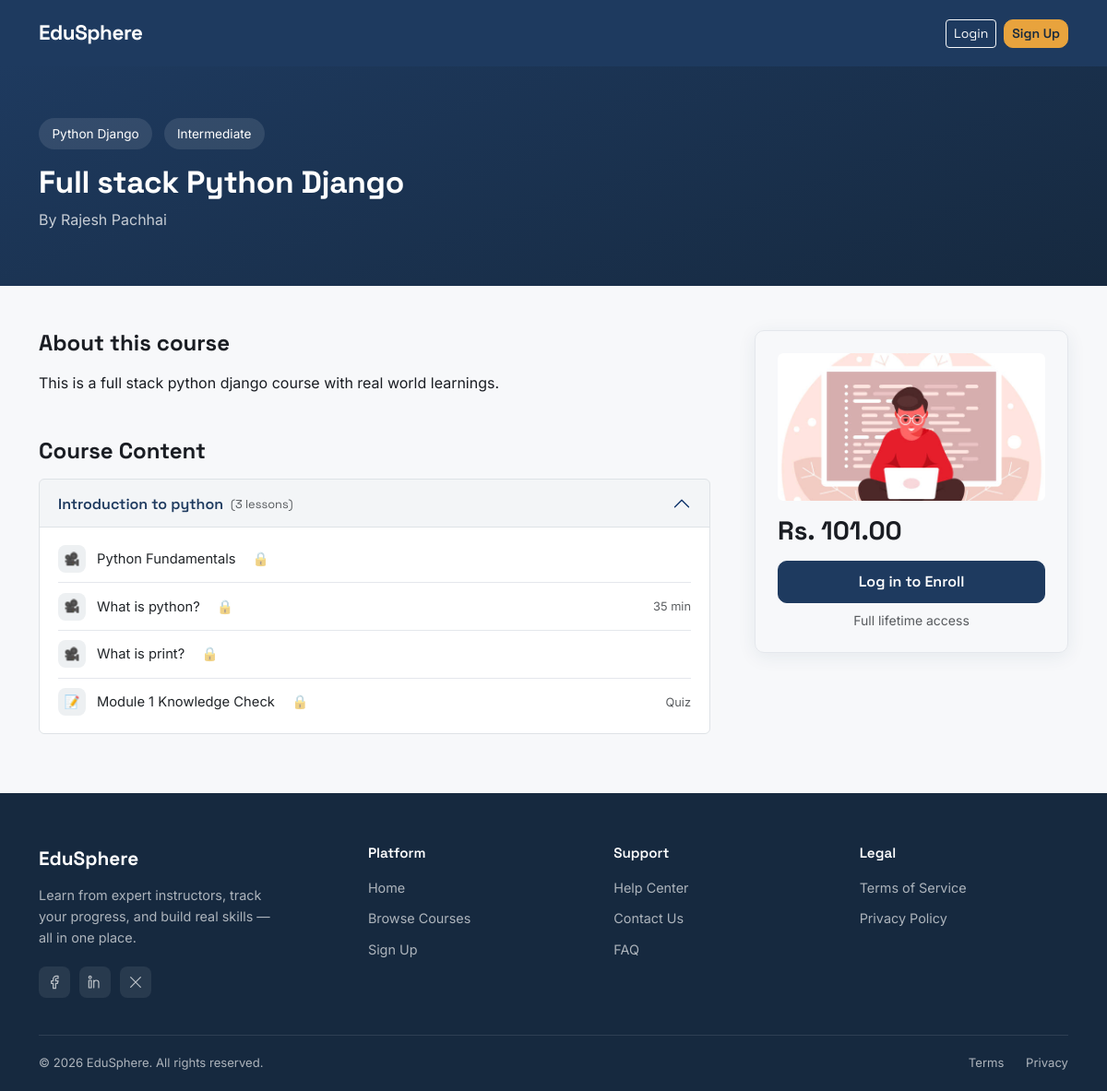
Before: /courses/full-stack-python-django/ with the older database file.
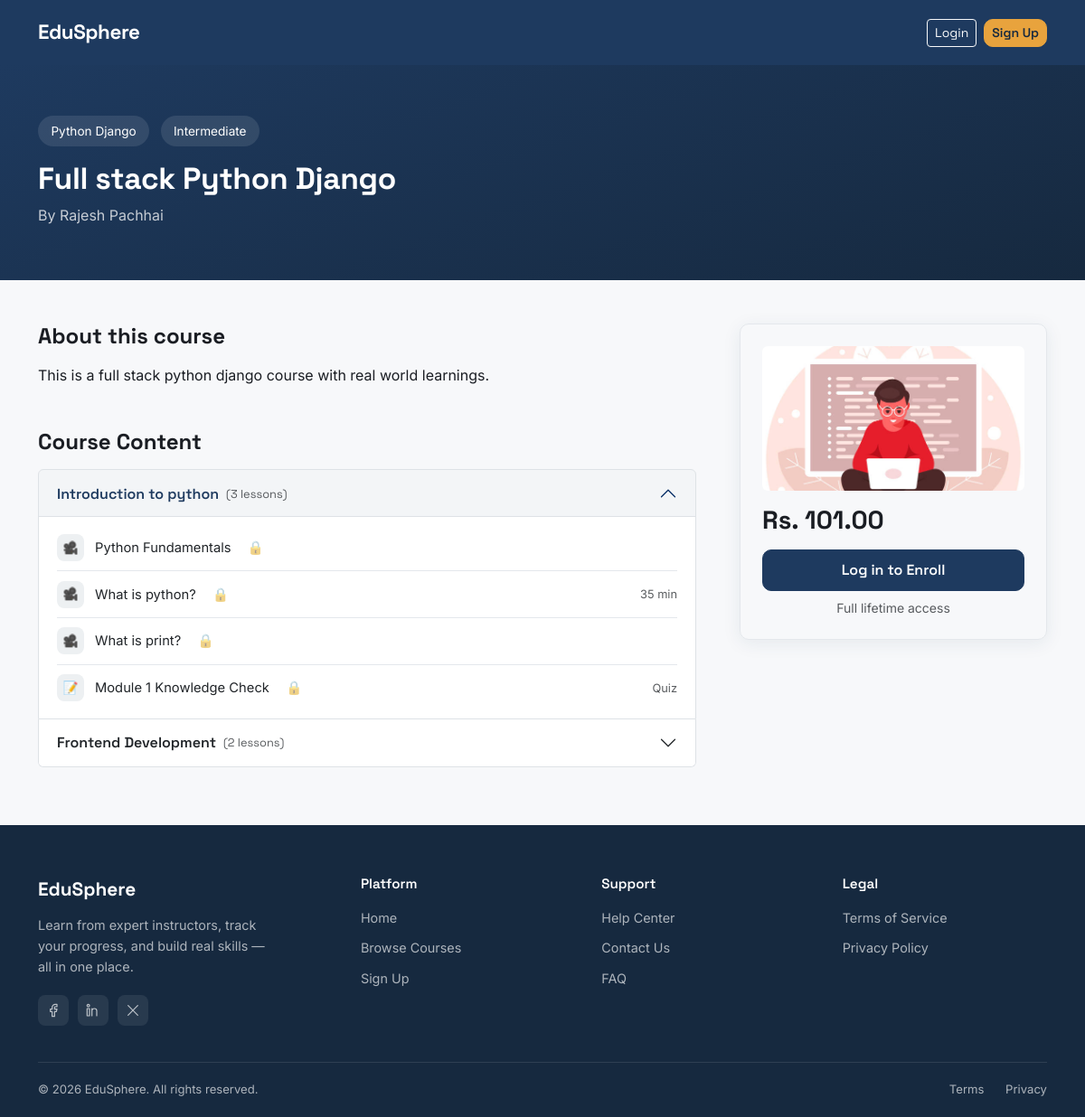
After: the same page with the newer database file.
### courses/models.py (models this page shows, shortened)
class Module(models.Model):
    course = models.ForeignKey(Course, on_delete=models.CASCADE, related_name="modules")
    title = models.CharField(max_length=200)
    order = models.PositiveIntegerField(default=0)
    class Meta:
        ordering = ['order']

class Lesson(models.Model):
    class ContentType(models.TextChoices):
        VIDEO = "video", "Video"
        PDF = "pdf", "PDF"
        TEXT = "text", "Text"
    module = models.ForeignKey(Module, on_delete=models.CASCADE, related_name="lessons")
    title = models.CharField(max_length=200)
    content_type = models.CharField(max_length=10, choices=ContentType.choices, default=ContentType.VIDEO)
    video_url = models.URLField(blank=True, help_text="YouTube or Vimeo embed link")
    pdf_file = models.FileField(upload_to="lesson_pdfs/", blank=True, null=True)
    text_content = models.TextField(blank=True)
    order = models.PositiveIntegerField(default=0)
    duration_minutes = models.PositiveIntegerField(default=0, help_text="Estimated time to complete")
    class Meta:
        ordering = ['order']

### quizzes/models.py (models this page shows, shortened)
class Quiz(models.Model):
    module = models.OneToOneField(
        Module,
        on_delete=models.CASCADE,
        related_name='quiz'
    )
    title = models.CharField(max_length=200)
    instructions = models.TextField(blank=True)
    passing_score = models.PositiveIntegerField(
        default=70,
        help_text="Minimum percentage required to pass"
    )
    created_at = models.DateTimeField(auto_now_add=True)
    class Meta:
        ordering = ['module']

### courses/views.py (the view)
# urls.py: path('<slug:slug>/', views.CourseDetailView.as_view(), name='course_detail'),
class CourseDetailView(DetailView):
    model = Course
    template_name = 'courses/course_detail.html'
    context_object_name = 'course'
    slug_field = 'slug'
    slug_url_kwarg = 'slug'
    def get_context_data(self, **kwargs):
        context = super().get_context_data(**kwargs)
        user = self.request.user
        is_enrolled = False
        if user.is_authenticated and getattr(user, 'role', None) == 'student':
            from enrollments.models import Enrollment
            is_enrolled = Enrollment.objects.filter(
                student=user, course=self.object
            ).exists()
        context['is_enrolled'] = is_enrolled
        return context

### courses/templates/courses/course_detail.html (shortened to what the changed rows need)
{% extends 'base.html' %}
{% block content %}
<div class="course-hero">
    <div class="container">
        <h1 class="mt-3">{{ course.title }}</h1>
    </div>
</div>
<div class="container mt-5">
    <div class="row g-5">
        <div class="col-md-8">
            <div class="accordion module-accordion" id="moduleAccordion">
                {% for module in course.modules.all %}
                <div class="accordion-item">
                    <h2 class="accordion-header">
                        <button class="accordion-button {% if not forloop.first %}collapsed{% endif %}" type="button"
                            data-bs-toggle="collapse" data-bs-target="#module{{ module.id }}">
                            {{ module.title }}
                            <span class="text-muted ms-2" style="font-size: 0.8rem; font-weight: 400;">
                                ({{ module.lessons.count }} lesson{{ module.lessons.count|pluralize }})
                            </span>
                        </button>
                    </h2>
                    <div id="module{{ module.id }}"
                        class="accordion-collapse collapse {% if forloop.first %}show{% endif %}"
                        data-bs-parent="#moduleAccordion">
                        <div class="accordion-body pt-2 pb-2">
                            {% for lesson in module.lessons.all %}
                            <div class="lesson-row">
                                <div class="lesson-icon">
                                    {% if lesson.content_type == 'video' %}🎥{% elif lesson.content_type == 'pdf' %}📄{%
                                    else %}📝{% endif %}
                                </div>
                                {% if is_enrolled %}
                                <a href="{% url 'enrollments:lesson_detail' course.slug lesson.id %}"
                                    class="lesson-row-link">
                                    {{ lesson.title }}
                                </a>
                                {% else %}
                                <span>{{ lesson.title }}</span>
                                <span class="lesson-locked-icon" title="Enroll to unlock">🔒</span>
                                {% endif %}
                                {% if lesson.duration_minutes %}
                                <span class="text-muted ms-auto" style="font-size: 0.8rem;">{{ lesson.duration_minutes}}
                                    min</span>
                                {% endif %}
                            </div>
                            {% endfor %}
                            {% if module.quiz %}
                            <div class="lesson-row">
                                <div class="lesson-icon">📝</div>
                                {% if is_enrolled %}
                                <a href="{% url 'quizzes:quiz_detail' module.id %}" class="lesson-row-link">
                                    {{ module.quiz.title }}
                                </a>
                                {% else %}
                                <span>{{ module.quiz.title }}</span>
                                <span class="lesson-locked-icon" title="Enroll to unlock">🔒</span>
                                {% endif %}
                                <span class="text-muted ms-auto" style="font-size: 0.8rem;">Quiz</span>
                            </div>
                            {% endif %}
                        </div>
                    </div>
                </div>
                {% empty %}
                <p class="text-muted">No modules added yet.</p>
                {% endfor %}
            </div>
        </div>
    </div>
</div>
{% endblock %}

Changed rows visible on the page:
added Module: title "Frontend Development", lessons.count "2"
